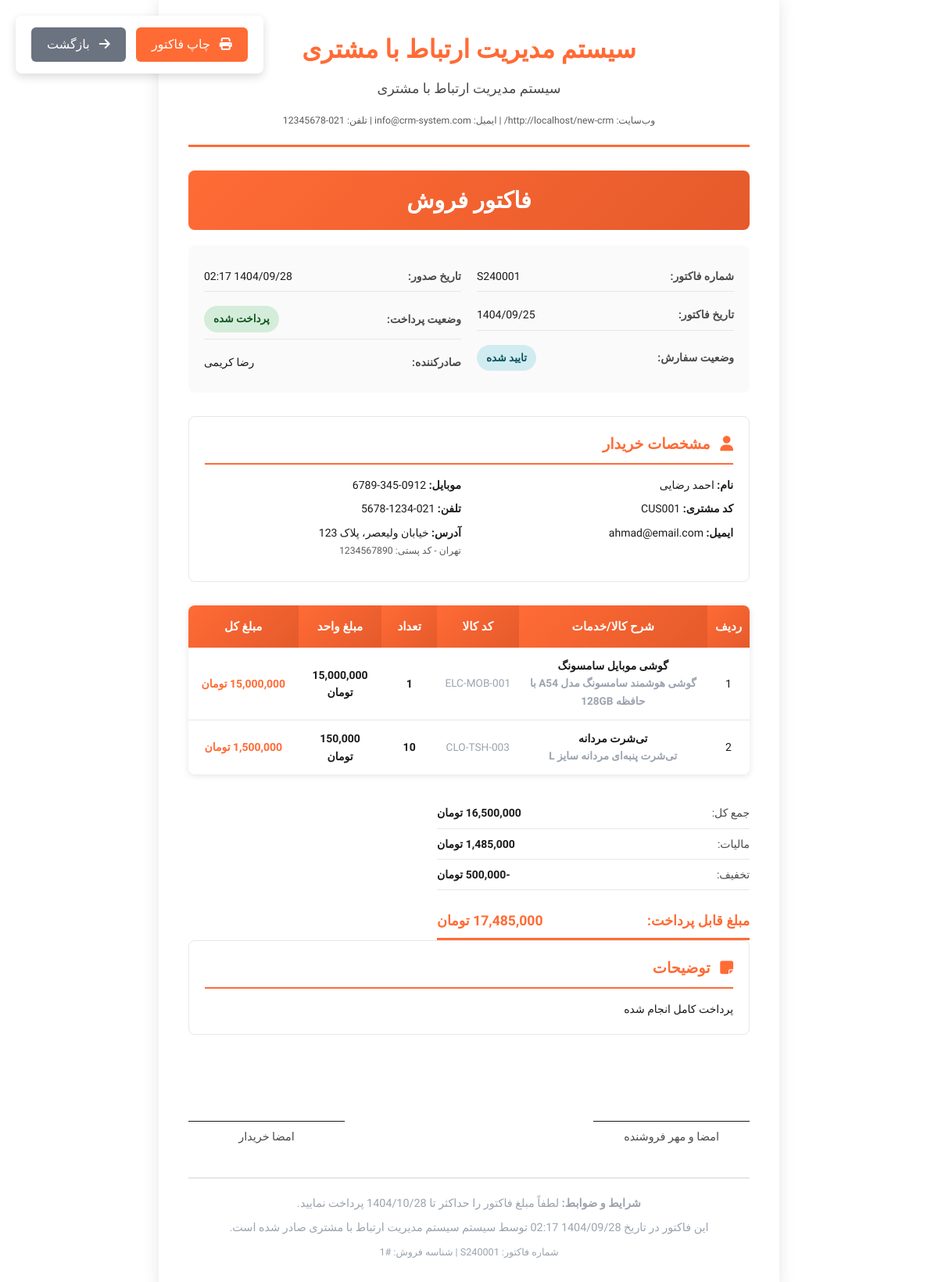
The app's page /public/invoice.php?id=1 (signed in) with its own data.
### tables this page shows
CREATE TABLE sales (
    id INT AUTO_INCREMENT PRIMARY KEY,
    sale_number VARCHAR(20) UNIQUE NOT NULL,
    customer_id INT NOT NULL,
    lead_id INT NULL,
    subtotal DECIMAL(15,2) NOT NULL DEFAULT 0,
    total_amount DECIMAL(15,2) NOT NULL DEFAULT 0,
    discount_amount DECIMAL(15,2) DEFAULT 0,
    tax_amount DECIMAL(15,2) DEFAULT 0,
    shipping_amount DECIMAL(15,2) DEFAULT 0,
    final_amount DECIMAL(15,2) NOT NULL DEFAULT 0,
    status ENUM('draft', 'pending', 'confirmed', 'processing', 'shipped', 'delivered', 'completed', 'cancelled') DEFAULT 'pending',
    payment_status ENUM('pending', 'partial', 'paid', 'refunded') DEFAULT 'pending',
    payment_method ENUM('cash', 'card', 'transfer', 'cheque', 'installment'),
    sale_date DATETIME NOT NULL,
    delivery_date DATE NULL,
    notes TEXT,
    created_by INT,
    created_at TIMESTAMP DEFAULT CURRENT_TIMESTAMP,
    updated_at TIMESTAMP DEFAULT CURRENT_TIMESTAMP ON UPDATE CURRENT_TIMESTAMP,
    FOREIGN KEY (customer_id) REFERENCES customers(id) ON DELETE CASCADE,
    FOREIGN KEY (lead_id) REFERENCES leads(id) ON DELETE SET NULL,
    FOREIGN KEY (created_by) REFERENCES users(id) ON DELETE SET NULL
);

CREATE TABLE customers (
    id INT AUTO_INCREMENT PRIMARY KEY,
    customer_code VARCHAR(20) UNIQUE NOT NULL,
    company_name VARCHAR(100),
    first_name VARCHAR(50) NOT NULL,
    last_name VARCHAR(50) NOT NULL,
    email VARCHAR(100),
    phone VARCHAR(20),
    mobile VARCHAR(20),
    address TEXT,
    city VARCHAR(50),
    state VARCHAR(50),
    postal_code VARCHAR(20),
    website VARCHAR(100),
    industry VARCHAR(50),
    customer_type ENUM('individual', 'company') DEFAULT 'individual',
    status ENUM('active', 'inactive', 'prospect') DEFAULT 'prospect',
    source VARCHAR(50),
    assigned_to INT,
    tags TEXT,
    notes TEXT,
    created_by INT,
    created_at TIMESTAMP DEFAULT CURRENT_TIMESTAMP,
    updated_at TIMESTAMP DEFAULT CURRENT_TIMESTAMP ON UPDATE CURRENT_TIMESTAMP,
    FOREIGN KEY (assigned_to) REFERENCES users(id) ON DELETE SET NULL,
    FOREIGN KEY (created_by) REFERENCES users(id) ON DELETE SET NULL
);

CREATE TABLE sale_items (
    id INT AUTO_INCREMENT PRIMARY KEY,
    sale_id INT NOT NULL,
    product_id INT NOT NULL,
    quantity DECIMAL(10,3) NOT NULL DEFAULT 1,
    unit_price DECIMAL(15,2) NOT NULL,
    total_price DECIMAL(15,2) NOT NULL,
    discount_percent DECIMAL(5,2) DEFAULT 0,
    created_at TIMESTAMP DEFAULT CURRENT_TIMESTAMP,
    FOREIGN KEY (sale_id) REFERENCES sales(id) ON DELETE CASCADE,
    FOREIGN KEY (product_id) REFERENCES products(id) ON DELETE CASCADE
);

CREATE TABLE products (
    id INT AUTO_INCREMENT PRIMARY KEY,
    name VARCHAR(255) NOT NULL,
    description TEXT,
    category VARCHAR(100),
    category_id INT NULL,
    supplier_id INT NULL,
    price DECIMAL(15,2) DEFAULT 0,
    cost_price DECIMAL(15,2) DEFAULT 0,
    purchase_price DECIMAL(15,2) DEFAULT 0,
    selling_price DECIMAL(15,2) DEFAULT 0,
    sku VARCHAR(100) UNIQUE NOT NULL,
    status ENUM('active', 'inactive', 'discontinued') DEFAULT 'active',
    stock_quantity INT DEFAULT 0,
    min_stock_level INT DEFAULT 5,
    max_stock_level INT NULL,
    unit VARCHAR(50) DEFAULT 'عدد',
    barcode VARCHAR(100),
    image VARCHAR(255) NULL,
    weight DECIMAL(10,3) DEFAULT 0,
    dimensions VARCHAR(100),
    tags TEXT,
    notes TEXT,
    is_active BOOLEAN DEFAULT TRUE,
    created_by INT,
    created_at TIMESTAMP DEFAULT CURRENT_TIMESTAMP,
    updated_at TIMESTAMP DEFAULT CURRENT_TIMESTAMP ON UPDATE CURRENT_TIMESTAMP,
    deleted_at TIMESTAMP NULL,
    FOREIGN KEY (created_by) REFERENCES users(id) ON DELETE SET NULL,
    FOREIGN KEY (category_id) REFERENCES categories(id) ON DELETE CASCADE ON UPDATE CASCADE,
    FOREIGN KEY (supplier_id) REFERENCES suppliers(id) ON DELETE CASCADE ON UPDATE CASCADE
);

### public/invoice.php (the view, shortened to what the rows shown need)
<?php
$sale_id = (int)($_GET['id'] ?? $_GET['sale_id'] ?? 0);
require_once __DIR__ . '/../private/auth.php';
require_once __DIR__ . '/../private/functions.php';
try {
    $stmt = $pdo->prepare("
        SELECT
            s.*,
            CONCAT(c.first_name, ' ', c.last_name) as customer_name,
            c.customer_code, c.email as customer_email, c.mobile as customer_mobile,
            c.phone as customer_phone, c.company_name, c.customer_type,
            c.address as customer_address, c.city, c.state, c.postal_code,
            CONCAT(u.first_name, ' ', u.last_name) as created_user
        FROM sales s
        LEFT JOIN customers c ON s.customer_id = c.id
        LEFT JOIN users u ON s.created_by = u.id
        WHERE s.id = ?
    ");
    $stmt->execute([$sale_id]);
    $sale = $stmt->fetch();
    $items_stmt = $pdo->prepare("
        SELECT
            si.*,
            p.name as product_name, p.sku, p.description as product_description
        FROM sale_items si
        LEFT JOIN products p ON si.product_id = p.id
        WHERE si.sale_id = ?
        ORDER BY si.id
    ");
    $items_stmt->execute([$sale_id]);
    $sale_items = $items_stmt->fetchAll();
} catch (PDOException $e) {
    error_log("خطا در دریافت اطلاعات فاکتور: " . $e->getMessage());
    setMessage('خطا در بارگذاری اطلاعات فاکتور', 'error');
    header('Location: sales.php');
    exit();
}
?>
<!DOCTYPE html>
<html lang="fa" dir="rtl">
<head>
    <link href="https://cdn.jsdelivr.net/npm/bootstrap@5.3.0/dist/css/bootstrap.rtl.min.css" rel="stylesheet">
    <link href="https://cdnjs.cloudflare.com/ajax/libs/font-awesome/6.4.0/css/all.min.css" rel="stylesheet">
</head>
<body>
    <div class="invoice-container">
        <div class="invoice-meta">
            <div class="row">
                <div class="col-6">
                    <div class="meta-row">
                        <span class="meta-label">شماره فاکتور:</span>
                        <span class="meta-value"><?php echo htmlspecialchars($sale['sale_number']); ?></span>
                    </div>
                    <div class="meta-row">
                        <span class="meta-label">تاریخ فاکتور:</span>
                        <span class="meta-value"><?php echo formatPersianDate($sale['sale_date'], 'Y/m/d'); ?></span>
                    </div>
                    <div class="meta-row">
                        <span class="meta-value">
                            <span class="status-badge status-<?php echo $sale['status']; ?>">
                                <?php echo getStatusTitle($sale['status']); ?>
                            </span>
                        </span>
                    </div>
                </div>
                <div class="col-6">
                    <div class="meta-row">
                        <span class="meta-value">
                            <span class="status-badge payment-<?php echo $sale['payment_status']; ?>">
                                <?php echo getPaymentStatusTitle($sale['payment_status']); ?>
                            </span>
                        </span>
                    </div>
                </div>
            </div>
        </div>
        <div class="customer-info">
            <div class="row">
                <div class="col-6">
                    <div class="mb-2">
                        <span class="fw-bold">نام:</span>
                        <?php echo htmlspecialchars($sale['customer_name']); ?>
                    </div>
                    <div class="mb-2">
                        <span class="fw-bold">کد مشتری:</span>
                        <?php echo htmlspecialchars($sale['customer_code']); ?>
                    </div>
                    <?php if ($sale['customer_email']): ?>
                    <div class="mb-2">
                        <span class="fw-bold">ایمیل:</span>
                        <?php echo htmlspecialchars($sale['customer_email']); ?>
                    </div>
                    <?php endif; ?>
                </div>
                <div class="col-6">
                    <?php if ($sale['customer_mobile']): ?>
                    <div class="mb-2">
                        <span class="fw-bold">موبایل:</span>
                        <?php echo formatPhone($sale['customer_mobile']); ?>
                    </div>
                    <?php endif; ?>
                    <?php if ($sale['customer_phone']): ?>
                    <div class="mb-2">
                        <span class="fw-bold">تلفن:</span>
                        <?php echo formatPhone($sale['customer_phone']); ?>
                    </div>
                    <?php endif; ?>
                    <?php if ($sale['customer_address']): ?>
                    <div class="mb-2">
                        <span class="fw-bold">آدرس:</span>
                        <?php echo htmlspecialchars($sale['customer_address']); ?>
                        <?php if ($sale['city'] || $sale['state']): ?>
                            <br><small class="text-muted">
                                <?php echo $sale['city'] ? htmlspecialchars($sale['city']) : ''; ?>
                                <?php if ($sale['postal_code']): ?>
                                    - کد پستی: <?php echo htmlspecialchars($sale['postal_code']); ?>
                                <?php endif; ?>
                            </small>
                        <?php endif; ?>
                    </div>
                    <?php endif; ?>
                </div>
            </div>
        </div>
        <table class="items-table">
            <thead>
                <tr>
                    <th width="5%">ردیف</th>
                    <th width="35%">شرح کالا/خدمات</th>
                    <th width="15%">کد کالا</th>
                    <th width="10%">تعداد</th>
                    <th width="15%">مبلغ واحد</th>
                    <th width="20%">مبلغ کل</th>
                </tr>
            </thead>
            <tbody>
                <?php foreach ($sale_items as $index => $item): ?>
                    <tr>
                        <td><?php echo $index + 1; ?></td>
                        <td class="product-name">
                            <?php echo htmlspecialchars($item['product_name']); ?>
                            <?php if ($item['product_description']): ?>
                                <br><small class="product-sku"><?php echo htmlspecialchars($item['product_description']); ?></small>
                            <?php endif; ?>
                        </td>
                        <td class="product-sku"><?php echo htmlspecialchars($item['sku']); ?></td>
                        <td class="amount"><?php echo number_format($item['quantity']); ?></td>
                        <td class="amount"><?php echo formatMoney($item['unit_price']); ?></td>
                        <td class="amount total-amount"><?php echo formatMoney($item['total_price']); ?></td>
                    </tr>
                <?php endforeach; ?>
            </tbody>
        </table>
        <div class="summary-table">
            <div class="summary-row">
                <span class="summary-label">جمع کل:</span>
                <span class="summary-value"><?php echo formatMoney($sale['subtotal']); ?></span>
            </div>
            <?php if ($sale['tax_amount'] > 0): ?>
            <div class="summary-row">
                <span class="summary-label">مالیات:</span>
                <span class="summary-value"><?php echo formatMoney($sale['tax_amount']); ?></span>
            </div>
            <?php endif; ?>
            <?php if ($sale['discount_amount'] > 0): ?>
            <div class="summary-row">
                <span class="summary-label">تخفیف:</span>
                <span class="summary-value">-<?php echo formatMoney($sale['discount_amount']); ?></span>
            </div>
            <?php endif; ?>
            <div class="summary-row total">
                <span>مبلغ قابل پرداخت:</span>
                <span><?php echo formatMoney($sale['final_amount']); ?></span>
            </div>
        </div>
        <?php if ($sale['notes']): ?>
        <div class="customer-info">
            <div class="customer-title">
                <i class="fas fa-sticky-note me-2"></i>
                توضیحات
            </div>
            <p class="mb-0"><?php echo nl2br(htmlspecialchars($sale['notes'])); ?></p>
        </div>
        <?php endif; ?>
    </div>
</body>
</html>
<?php
function getPaymentStatusTitle($status) {
    return match($status) {
        'pending' => 'در انتظار پرداخت',
        'partial' => 'پرداخت جزئی',
        'paid' => 'پرداخت شده',
        'refunded' => 'بازگردانده شده',
        default => 'نامشخص'
    };
}
?>

### records on screen
sales: sale_number "S240001", sale_date "1404/09/25", status "تایید شده", payment_status "پرداخت شده", customer.customer_code "CUS001", customer.email "ahmad@email.com", customer.mobile "0912-345-6789", customer.phone "021-1234-5678", customer.address "خیابان ولیعصر، پلاک 123", customer.city "تهران", customer.postal_code "1234567890", subtotal "16,500,000 تومان", tax_amount "1,485,000 تومان", discount_amount "500,000 تومان", final_amount "17,485,000 تومان", notes "پرداخت کامل انجام شده"
sale_items: product.name "گوشی موبایل سامسونگ", product.description "گوشی هوشمند سامسونگ مدل A54 با حافظه 128GB", product.sku "ELC-MOB-001", quantity "1", unit_price "15,000,000 تومان", total_price "15,000,000 تومان"
sale_items: product.name "تی‌شرت مردانه", product.description "تی‌شرت پنبه‌ای مردانه سایز L", product.sku "CLO-TSH-003", quantity "10", unit_price "150,000 تومان", total_price "1,500,000 تومان"

### other values on screen
APP_NAME "سیستم مدیریت ارتباط با مشتری"
BASE_URL "http://localhost/new-crm/"
formatPersianDate('now', 'Y/m/d H:i') "1404/09/28 02:17"
$sale['created_user'] "رضا کریمی"
$sale['customer_name'] "احمد رضایی"
$sale_id "1"
